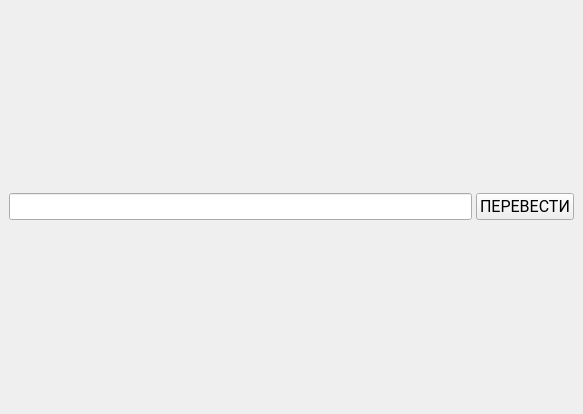
<?xml version="1.0" encoding="UTF-8"?>
<ui version="4.0">
 <class>MainWindow</class>
 <widget class="QMainWindow" name="MainWindow">
  <property name="geometry">
   <rect>
    <x>0</x>
    <y>0</y>
    <width>583</width>
    <height>414</height>
   </rect>
  </property>
  <property name="windowTitle">
   <string>Conv</string>
  </property>
  <widget class="QWidget" name="centralwidget">
   <property name="styleSheet">
    <string notr="true"/>
   </property>
   <layout class="QVBoxLayout" name="verticalLayout">
    <item>
     <layout class="QGridLayout" name="gridLayout">
      <property name="horizontalSpacing">
       <number>4</number>
      </property>
      <property name="verticalSpacing">
       <number>6</number>
      </property>
      <item row="0" column="1">
       <widget class="QPushButton" name="pushButton">
        <property name="sizePolicy">
         <sizepolicy hsizetype="Fixed" vsizetype="Fixed">
          <horstretch>0</horstretch>
          <verstretch>0</verstretch>
         </sizepolicy>
        </property>
        <property name="font">
         <font>
          <family>Roboto</family>
          <pointsize>12</pointsize>
         </font>
        </property>
        <property name="styleSheet">
         <string notr="true"/>
        </property>
        <property name="text">
         <string>ПЕРЕВЕСТИ</string>
        </property>
       </widget>
      </item>
      <item row="0" column="0">
       <widget class="QLineEdit" name="formulainput">
        <property name="sizePolicy">
         <sizepolicy hsizetype="Preferred" vsizetype="Fixed">
          <horstretch>0</horstretch>
          <verstretch>0</verstretch>
         </sizepolicy>
        </property>
        <property name="font">
         <font>
          <family>Roboto</family>
          <pointsize>12</pointsize>
         </font>
        </property>
        <property name="styleSheet">
         <string notr="true"/>
        </property>
       </widget>
      </item>
     </layout>
    </item>
   </layout>
  </widget>
 </widget>
 <resources/>
 <connections/>
</ui>
